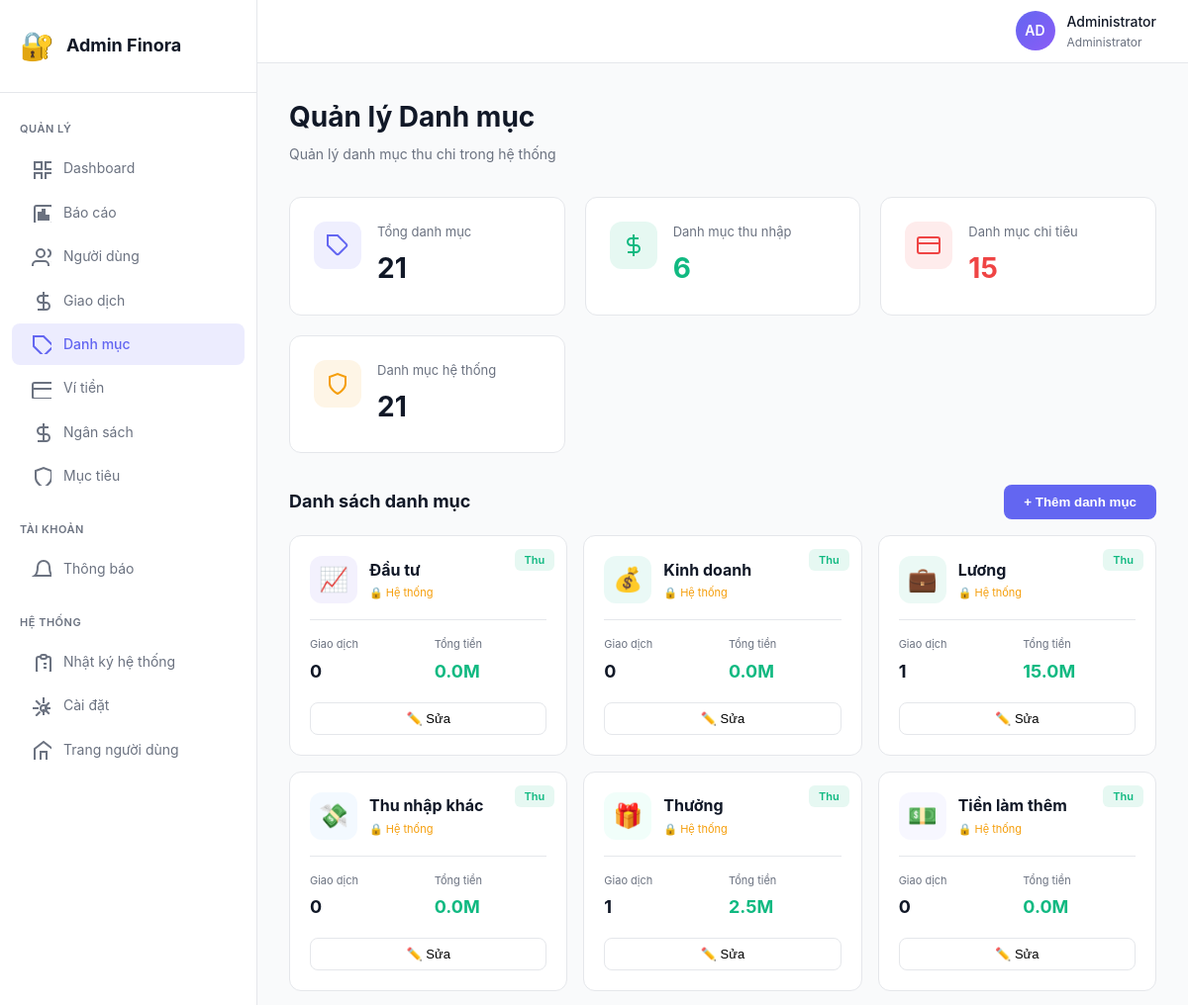
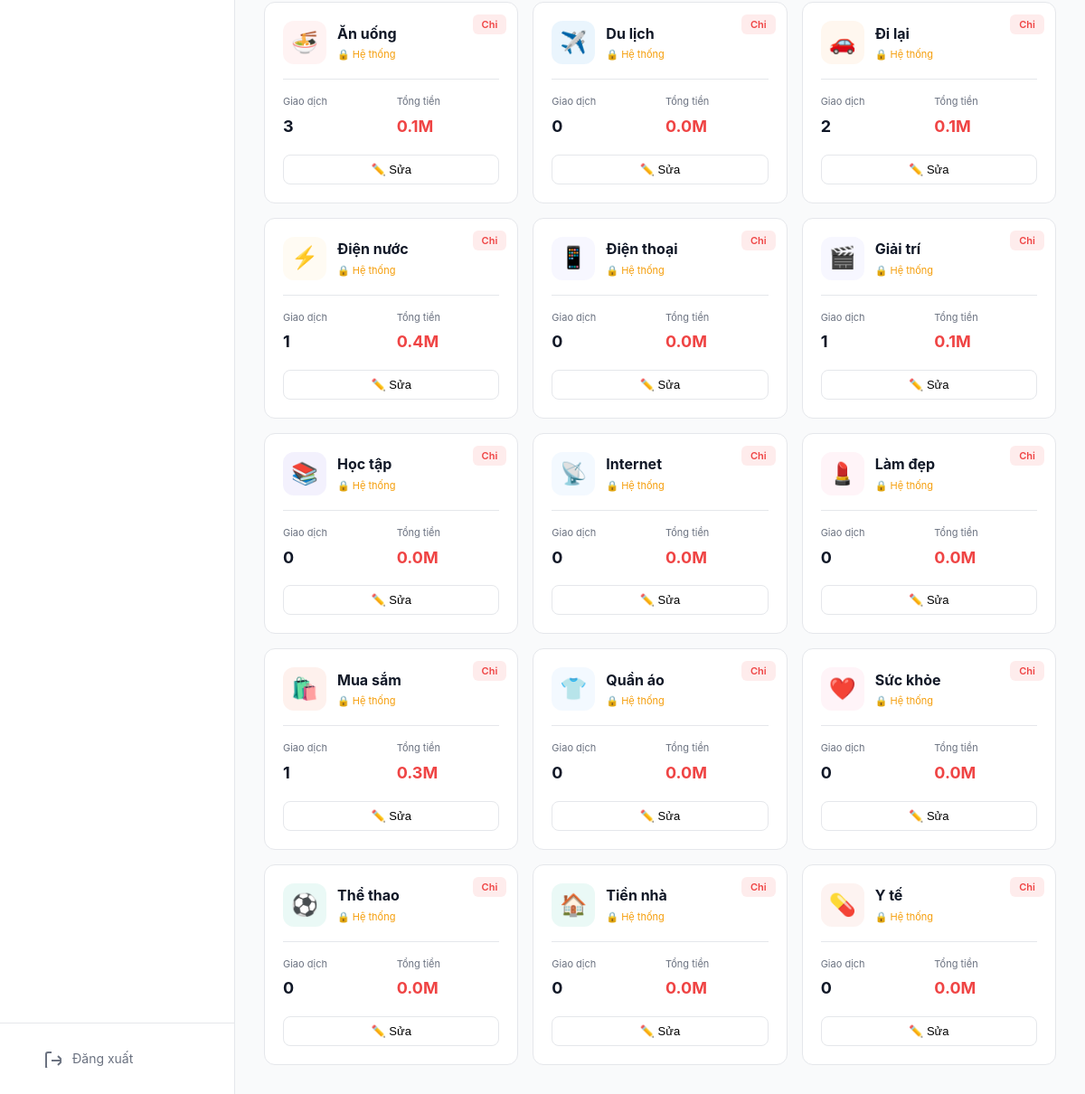
The app's page /admin/categories.php with its own data (2 pictures, top to bottom).
### tables this page shows
CREATE TABLE categories (
    id INT AUTO_INCREMENT PRIMARY KEY,
    user_id INT NULL,
    name VARCHAR(100) NOT NULL,
    type ENUM('income', 'expense') DEFAULT 'expense',
    icon VARCHAR(50) DEFAULT '📦',
    color VARCHAR(20) DEFAULT '#7C3AED',
    description TEXT,
    is_system TINYINT(1) DEFAULT 0,
    parent_id INT DEFAULT NULL,
    display_order INT DEFAULT 0,
    created_at TIMESTAMP DEFAULT CURRENT_TIMESTAMP,
    FOREIGN KEY (user_id) REFERENCES users(id) ON DELETE CASCADE,
    FOREIGN KEY (parent_id) REFERENCES categories(id) ON DELETE SET NULL,
    INDEX idx_user_type (user_id, type),
    INDEX idx_system (is_system)
);

### admin/categories.php (the view, shortened to what this page needs)
<?php
require_once '../connect.php';
$categories_query = "SELECT c.*,
                     COUNT(t.id) as transaction_count,
                     COALESCE(SUM(t.amount), 0) as total_amount
                     FROM categories c
                     LEFT JOIN transactions t ON c.id = t.category_id
                     GROUP BY c.id
                     ORDER BY c.type, c.name";
$categories = $conn->query($categories_query);
$stats = [];
$stats['total'] = $conn->query("SELECT COUNT(*) as total FROM categories")->fetch_assoc()['total'];
$stats['income_cat'] = $conn->query("SELECT COUNT(*) as total FROM categories WHERE type = 'income'")->fetch_assoc()['total'];
$stats['expense_cat'] = $conn->query("SELECT COUNT(*) as total FROM categories WHERE type = 'expense'")->fetch_assoc()['total'];
$stats['system_cat'] = $conn->query("SELECT COUNT(*) as total FROM categories WHERE is_system = 1")->fetch_assoc()['total'];
?>
<!DOCTYPE html>
<html lang="vi">
<head>
    <link rel="stylesheet" href="assets/css/admin.css">
</head>
<body>
    <?php include 'includes/sidebar.php'; ?>
    <div class="main-content">
        <?php include 'includes/header.php'; ?>
        <div class="content">
            <div class="page-header">
                <h1>Quản lý Danh mục</h1>
                <p>Quản lý danh mục thu chi trong hệ thống</p>
            </div>
            <div class="stats-grid">
                <div class="stat-card">
                    <div class="stat-icon" style="background: rgba(99, 102, 241, 0.1); color: #6366F1;">
                        <svg width="24" height="24" fill="none" stroke="currentColor" stroke-width="2">
                            <path d="M20.59 13.41l-7.17 7.17a2 2 0 0 1-2.83 0L2 12V2h10l8.59 8.59a2 2 0 0 1 0 2.82z"/>
                            <line x1="7" y1="7" x2="7.01" y2="7"/>
                        </svg>
                    </div>
                    <div class="stat-content">
                        <div class="stat-label">Tổng danh mục</div>
                        <div class="stat-value"><?= number_format($stats['total']) ?></div>
                    </div>
                </div>
                <div class="stat-card">
                    <div class="stat-icon" style="background: rgba(16, 185, 129, 0.1); color: #10B981;">
                        <svg width="24" height="24" fill="none" stroke="currentColor" stroke-width="2">
                            <path d="M12 1v22m5-18H9.5a3.5 3.5 0 0 0 0 7h5a3.5 3.5 0 0 1 0 7H6"/>
                        </svg>
                    </div>
                    <div class="stat-content">
                        <div class="stat-label">Danh mục thu nhập</div>
                        <div class="stat-value" style="color: #10B981;"><?= number_format($stats['income_cat']) ?></div>
                    </div>
                </div>
                <div class="stat-card">
                    <div class="stat-icon" style="background: rgba(239, 68, 68, 0.1); color: #EF4444;">
                        <svg width="24" height="24" fill="none" stroke="currentColor" stroke-width="2">
                            <rect x="1" y="4" width="22" height="16" rx="2" ry="2"/>
                            <line x1="1" y1="10" x2="23" y2="10"/>
                        </svg>
                    </div>
                    <div class="stat-content">
                        <div class="stat-label">Danh mục chi tiêu</div>
                        <div class="stat-value" style="color: #EF4444;"><?= number_format($stats['expense_cat']) ?></div>
                    </div>
                </div>
                <div class="stat-card">
                    <div class="stat-icon" style="background: rgba(245, 158, 11, 0.1); color: #F59E0B;">
                        <svg width="24" height="24" fill="none" stroke="currentColor" stroke-width="2">
                            <path d="M12 22s8-4 8-10V5l-8-3-8 3v7c0 6 8 10 8 10z"/>
                        </svg>
                    </div>
                    <div class="stat-content">
                        <div class="stat-label">Danh mục hệ thống</div>
                        <div class="stat-value"><?= number_format($stats['system_cat']) ?></div>
                    </div>
                </div>
            </div>
            <div style="margin-top: 24px;">
                <div style="display: flex; align-items: center; justify-content: space-between; margin-bottom: 16px;">
                    <h2 style="font-size: 18px; font-weight: 700;">Danh sách danh mục</h2>
                    <button onclick="window.location.href='category-add.php'" style="padding: 10px 20px; background: #6366F1; color: white; border: none; border-radius: 8px; font-weight: 600; cursor: pointer;">
                        + Thêm danh mục
                    </button>
                </div>
                <div style="display: grid; grid-template-columns: repeat(auto-fill, minmax(280px, 1fr)); gap: 16px;">
                    <?php
                    $categories->data_seek(0);
                    while ($cat = $categories->fetch_assoc()):
                    ?>
                    <div style="background: white; border: 1px solid #E5E7EB; border-radius: 12px; padding: 20px; position: relative;">
                        <div style="position: absolute; top: 12px; right: 12px;">
                            <span style="padding: 4px 10px; border-radius: 6px; font-size: 11px; font-weight: 600; background: <?= $cat['type'] == 'income' ? 'rgba(16, 185, 129, 0.1)' : 'rgba(239, 68, 68, 0.1)' ?>; color: <?= $cat['type'] == 'income' ? '#10B981' : '#EF4444' ?>;">
                                <?= $cat['type'] == 'income' ? 'Thu' : 'Chi' ?>
                            </span>
                        </div>
                        <div style="display: flex; align-items: center; gap: 12px; margin-bottom: 16px;">
                            <div style="width: 48px; height: 48px; border-radius: 12px; background: <?= $cat['color'] ?>15; display: flex; align-items: center; justify-content: center; font-size: 24px;">
                                <?= $cat['icon'] ?>
                            </div>
                            <div style="flex: 1;">
                                <div style="font-weight: 700; font-size: 16px; margin-bottom: 2px;">
                                    <?= htmlspecialchars($cat['name']) ?>
                                </div>
                                <?php if ($cat['is_system']): ?>
                                <div style="font-size: 11px; color: #F59E0B;">
                                    🔒 Hệ thống
                                </div>
                                <?php endif; ?>
                            </div>
                        </div>
                        <div style="display: grid; grid-template-columns: 1fr 1fr; gap: 12px; margin-bottom: 16px; padding-top: 16px; border-top: 1px solid #E5E7EB;">
                            <div>
                                <div style="font-size: 11px; color: #6B7280; margin-bottom: 4px;">Giao dịch</div>
                                <div style="font-size: 18px; font-weight: 700;"><?= number_format($cat['transaction_count']) ?></div>
                            </div>
                            <div>
                                <div style="font-size: 11px; color: #6B7280; margin-bottom: 4px;">Tổng tiền</div>
                                <div style="font-size: 18px; font-weight: 700; color: <?= $cat['type'] == 'income' ? '#10B981' : '#EF4444' ?>;">
                                    <?= number_format($cat['total_amount'] / 1000000, 1) ?>M
                                </div>
                            </div>
                        </div>
                        <div style="display: flex; gap: 8px;">
                            <button onclick="window.location.href='category-edit.php?id=<?= $cat['id'] ?>'" style="flex: 1; padding: 8px; border: 1px solid #E5E7EB; background: white; border-radius: 8px; cursor: pointer; font-size: 13px; font-weight: 500;">
                                ✏️ Sửa
                            </button>
                        </div>
                    </div>
                    <?php endwhile; ?>
                </div>
            </div>
        </div>
    </div>
</body>
</html>

### records on screen
categories: type "Thu", icon "📈", name "Đầu tư", is_system "🔒 Hệ thống", transaction_count "0", total_amount "0.0"
categories: type "Thu", icon "💰", name "Kinh doanh", is_system "🔒 Hệ thống", transaction_count "0", total_amount "0.0"
categories: type "Thu", icon "💼", name "Lương", is_system "🔒 Hệ thống", transaction_count "1", total_amount "15.0"
categories: type "Thu", icon "💸", name "Thu nhập khác", is_system "🔒 Hệ thống", transaction_count "0", total_amount "0.0"
categories: type "Thu", icon "🎁", name "Thưởng", is_system "🔒 Hệ thống", transaction_count "1", total_amount "2.5"
categories: type "Thu", icon "💵", name "Tiền làm thêm", is_system "🔒 Hệ thống", transaction_count "0", total_amount "0.0"
categories: type "Chi", icon "🍜", name "Ăn uống", is_system "🔒 Hệ thống", transaction_count "3", total_amount "0.1"
categories: type "Chi", icon "✈️", name "Du lịch", is_system "🔒 Hệ thống", transaction_count "0", total_amount "0.0"
categories: type "Chi", icon "🚗", name "Đi lại", is_system "🔒 Hệ thống", transaction_count "2", total_amount "0.1"
categories: type "Chi", icon "⚡", name "Điện nước", is_system "🔒 Hệ thống", transaction_count "1", total_amount "0.4"
categories: type "Chi", icon "📱", name "Điện thoại", is_system "🔒 Hệ thống", transaction_count "0", total_amount "0.0"
categories: type "Chi", icon "🎬", name "Giải trí", is_system "🔒 Hệ thống", transaction_count "1", total_amount "0.1"
categories: type "Chi", icon "📚", name "Học tập", is_system "🔒 Hệ thống", transaction_count "0", total_amount "0.0"
categories: type "Chi", icon "📡", name "Internet", is_system "🔒 Hệ thống", transaction_count "0", total_amount "0.0"
categories: type "Chi", icon "💄", name "Làm đẹp", is_system "🔒 Hệ thống", transaction_count "0", total_amount "0.0"
categories: type "Chi", icon "🛍️", name "Mua sắm", is_system "🔒 Hệ thống", transaction_count "1", total_amount "0.3"
categories: type "Chi", icon "👕", name "Quần áo", is_system "🔒 Hệ thống", transaction_count "0", total_amount "0.0"
categories: type "Chi", icon "❤️", name "Sức khỏe", is_system "🔒 Hệ thống", transaction_count "0", total_amount "0.0"
categories: type "Chi", icon "⚽", name "Thể thao", is_system "🔒 Hệ thống", transaction_count "0", total_amount "0.0"
categories: type "Chi", icon "🏠", name "Tiền nhà", is_system "🔒 Hệ thống", transaction_count "0", total_amount "0.0"
categories: type "Chi", icon "💊", name "Y tế", is_system "🔒 Hệ thống", transaction_count "0", total_amount "0.0"

### other values on screen
substr($user['full_name'], 0, 2) "AD"
$user['full_name'] "Administrator"
$stats['total'] "21"
$stats['income_cat'] "6"
$stats['expense_cat'] "15"
$stats['system_cat'] "21"
